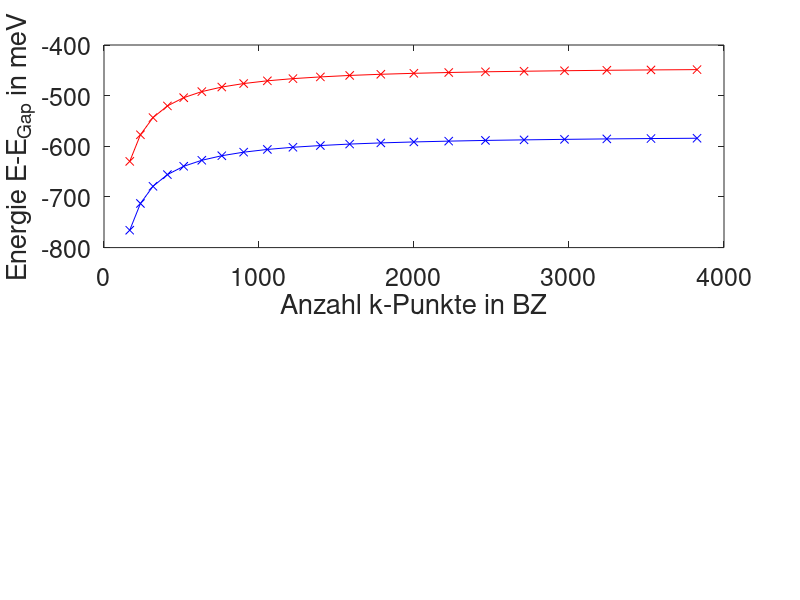

Here is the MATLAB script that generated this plot: (Note: this script raises an error after producing the figure.)
clear variables
close all

konvergenz = cell(1,4);
konvergenz{1} = importdata('Ergebnisse/Konvergenz_MoS2.txt');
konvergenz{2} = importdata('Ergebnisse/Konvergenz_MoSe2.txt');
konvergenz{3} = importdata('Ergebnisse/Konvergenz_WS2.txt');
konvergenz{4} = importdata('Ergebnisse/Konvergenz_WSe2.txt');

materials = {'MoS_2','MoSe_2','WS_2','WSe_2'};

for jj = 1:2
    figure
    set(gcf,'color','w');
    for ii = 1:2
        
        NN = ii + (jj-1) * 2;
        
        subplot(2,1,ii)
        
        title(materials{NN})
        title('test')
        
        plot(konvergenz{NN}(:,2),konvergenz{NN}(:,3),'b-x')
        hold on
        plot(konvergenz{NN}(:,2),konvergenz{NN}(:,4),'r-x')
        
        set(gca,'fontsize',18)
        xlabel('Anzahl k-Punkte in BZ')
        ylabel('Energie E-E_{Gap} in meV')
        
        legend('A-Exziton','B-Exziton','location','se')
        
    end
end


% 
% plot(N_k,E_alpha,'b-x')
% hold on
% plot(N_k,E_beta,'r-x')
% 
% set(gca,'fontsize',18)
% 
% legend('A-Exziton','B-Exziton','location','se')
% xlabel('Anzahl k-Punkte in BZ')
% ylabel('Energie E-E_{Gap} in meV')